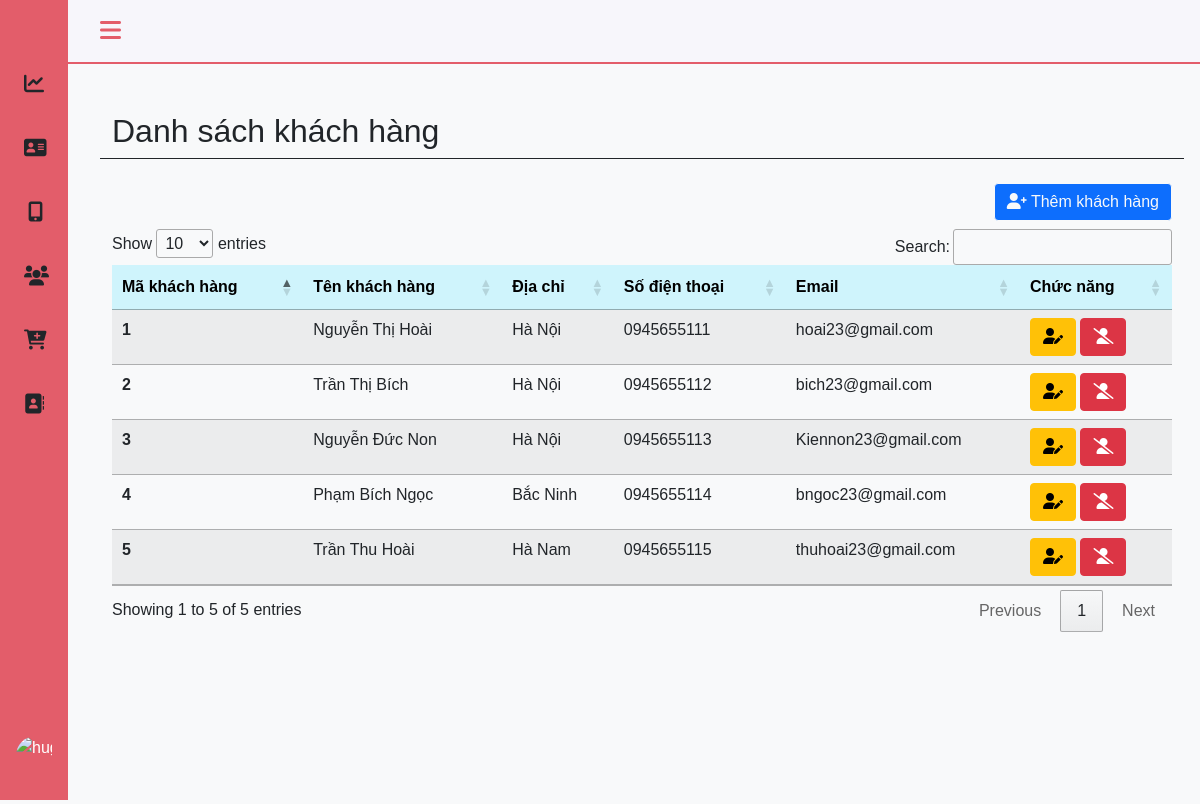
Page /admin/khachhang.php (signed in) on the committed database.
### tables this page shows
CREATE TABLE `khachhang` (
  `MAKH` int(11) NOT NULL,
  `TENKH` varchar(50) DEFAULT NULL,
  `DIACHI` varchar(50) DEFAULT NULL,
  `SDTKH` text DEFAULT NULL,
  `EMAIL` varchar(50) DEFAULT NULL
);

### admin/khachhang.php (the view, shortened to what this page needs)
<?php
include 'headerad.php';
?>
<main>
    <div class="height-100 bg-light">
        <div class="col py-3  ">
            <div class="container-fluid ">
                <div class="row mt-3 pt-3 border-bottom border-dark">
                    <div class="col-md-6">
                        <h2>Danh sách khách hàng</h2>
                    </div>
                </div>
            </div>
            <div class="container-fluid py-3" style="width:100% ; overflow: auto; height: auto;">
                <div class="row">
                    <div class="py-2">
                        <button type="button" class="btn btn-primary btn-md btn-outline-light float-end" data-bs-toggle="modal" data-bs-target="#exampleModal">
                            <i class="fas fa-user-plus"></i> Thêm khách hàng
                        </button>
                    </div>
                </div>
                <table class="table table-hover table-striped" id="example">
                    <thead>
                        <tr class="table-info">
                            <th scope="col">Mã khách hàng</th>
                            <th scope="col">Tên khách hàng</th>
                            <th scope="col">Địa chỉ</th>
                            <th scope="col">Số điện thoại</th>
                            <th scope="col">Email</th>
                            <th scope="col">Chức năng</th>
                        </tr>
                    </thead>
                    <tbody>
                    <?php
                        include 'config.php';
                        $sql = "SELECT `MAKH`, `TENKH`, `DIACHI`, `SDTKH`, `EMAIL` FROM `khachhang`";
                        $result = mysqli_query($conn, $sql);
                        if (mysqli_num_rows($result) > 0) {
                            while ($row = mysqli_fetch_assoc($result)) {
                        ?>
                                <tr>
                                    <th scope="row"><?php echo $row['MAKH']; ?> </th>
                                    <td><?php echo $row['TENKH']; ?></td>
                                    <td><?php echo $row['DIACHI']; ?></td>
                                    <td><?php echo $row['SDTKH']; ?></td>
                                    <td><?php echo $row['EMAIL']; ?></td>
                                    <td>
                                        <a class="btn btn-warning" href="edit-teacher.php?id=<?php echo  $row['MAKH'] ?>"><i class="fas fa-user-edit"></i></a>
                                        <a type="submit" class="btn btn-danger btn-mydel" href="edit-teacher.php?id=<?php echo  $row['MAKH'] ?>"><i class="fas fa-user-slash"></i></a>
                                    </td>
                                </tr>
                        <?php
                            }
                        }
                        ?>
                    </tbody>
                </table>
            </div>
        </div>
    </div>
</main>
<?php
include 'footerad.php';
?>

### asset/css/style.css (style rules this page uses)
* { padding: 0; margin: 0; box-sizing: border-box; }
:root { --header-height: 3rem; --nav-width: 68px; --first-color: #4723D9; --first-color-light: #AFA5D9; --white-color: #F7F6FB; --body-font: 'Nunito', sans-serif; --normal-font-size: 1rem; --z-fixed: 100 }
body { position: relative; margin: var(--header-height) 0 0 0; padding: 0 1rem; font-family: var(--body-font); font-size: var(--normal-font-size); transition: .5s }
a { text-decoration: none }
.height-100 { height: 100vh }
@media screen and (min-width: 768px) { body { margin: calc(var(--header-height) + 1rem) 0 0 0; padding-left: calc(var(--nav-width) + 2rem) } }

### rows in the picture
khachhang: MAKH "1", TENKH "Nguyễn Thị Hoài", DIACHI "Hà Nội", SDTKH "0945655111", EMAIL "hoai23@gmail.com"
khachhang: MAKH "2", TENKH "Trần Thị Bích", DIACHI "Hà Nội", SDTKH "0945655112", EMAIL "bich23@gmail.com"
khachhang: MAKH "3", TENKH "Nguyễn Đức Non", DIACHI "Hà Nội", SDTKH "0945655113", EMAIL "Kiennon23@gmail.com"
khachhang: MAKH "4", TENKH "Phạm Bích Ngọc", DIACHI "Bắc Ninh", SDTKH "0945655114", EMAIL "bngoc23@gmail.com"
khachhang: MAKH "5", TENKH "Trần Thu Hoài", DIACHI "Hà Nam", SDTKH "0945655115", EMAIL "thuhoai23@gmail.com"
